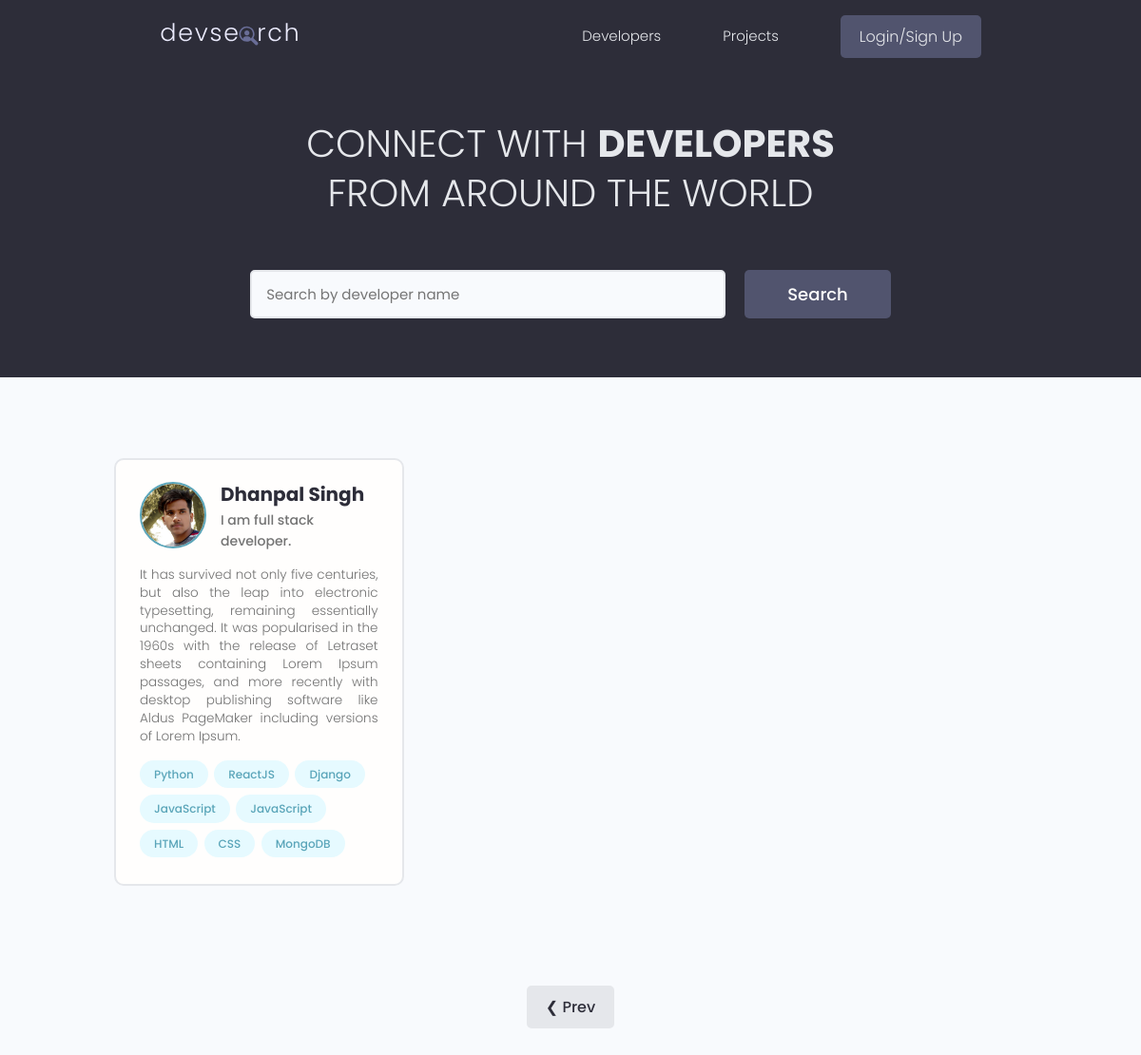
Before: /users/?page=3 with the older database file.
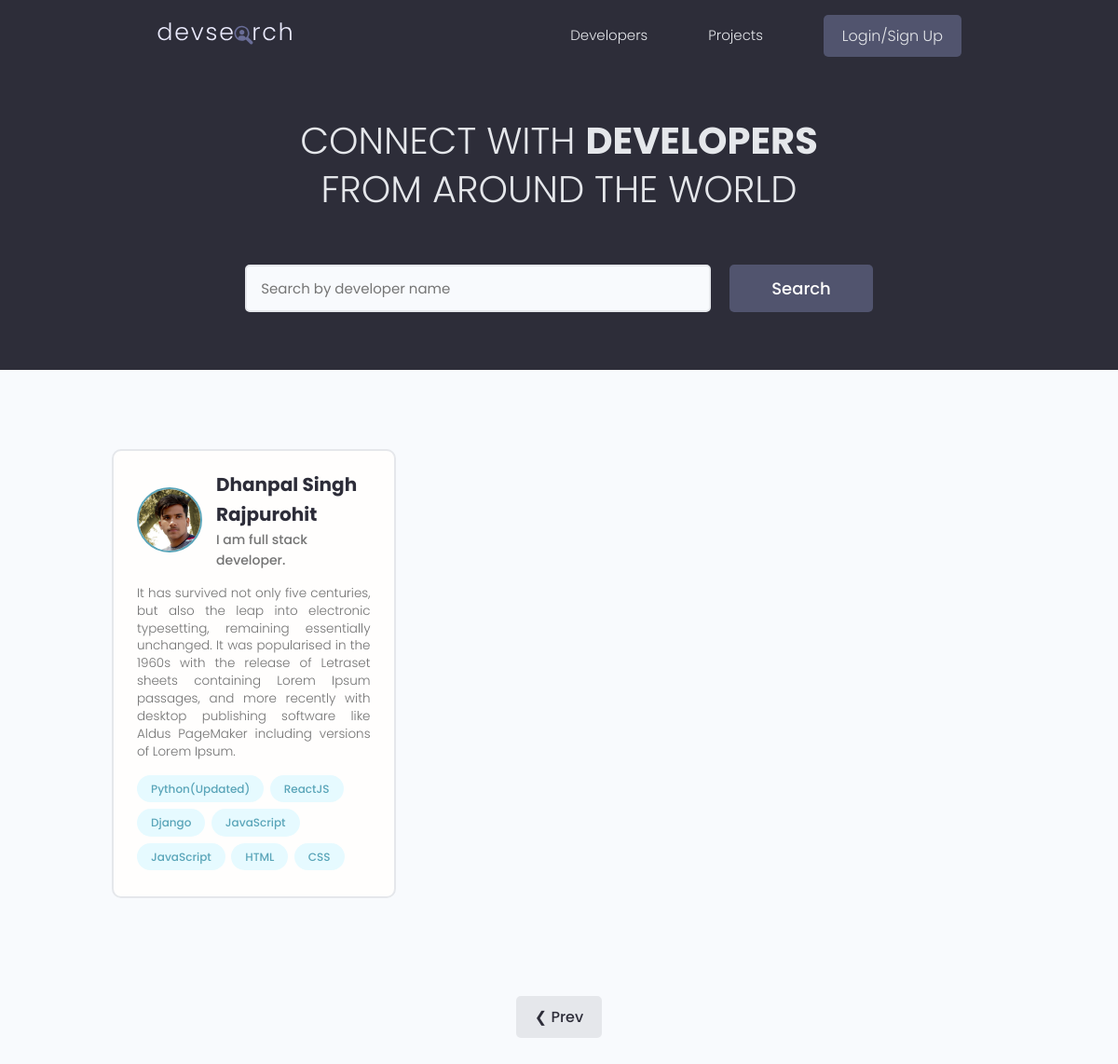
After: the same page with the newer database file.
### users/models.py (models this page shows, shortened)
class Profile(models.Model):
    user = models.OneToOneField(User, on_delete=models.CASCADE, null=True, blank=True)
    name = models.CharField(max_length=200, blank=True, null=True)
    email = models.EmailField(max_length=500, blank=True, null=True)
    username = models.CharField(max_length=200, blank=True, null=True)
    location = models.CharField(max_length=200, blank=True, null=True)
    short_intro = models.CharField(max_length=200, blank=True, null=True)
    bio = models.TextField(blank=True,null=True)
    profile_image = models.ImageField(null=True,blank=True,upload_to='profiles/',default='profiles/user-default.png')
    social_github = models.CharField(max_length=200, blank=True, null=True)
    social_stackoverflow = models.CharField(max_length=200, blank=True, null=True)
    social_twitter = models.CharField(max_length=200, blank=True, null=True)
    social_linkedln = models.CharField(max_length=200, blank=True, null=True)
    social_youtube = models.CharField(max_length=200, blank=True, null=True)
    social_website = models.CharField(max_length=200, blank=True, null=True)
    created = models.DateTimeField(auto_now_add=True)
    id = models.UUIDField(default=uuid.uuid4, unique=True, primary_key=True,editable=False)
    def __str__(self):
        return str(self.name)

class Skill(models.Model):
    owner = models.ForeignKey(Profile, on_delete=models.CASCADE, null=True)
    name = models.CharField(max_length=200, blank=True, null=True)
    description = models.TextField(null=True, blank=True)
    created = models.DateTimeField(auto_now_add=True)
    id = models.UUIDField(default=uuid.uuid4, unique=True, primary_key=True, editable=False)

### users/views.py (the view)
# urls.py: path('', views.profiles, name='profiles'),
def profiles(request):
    profiles, search_query = searchProfiles(request)
    print(profiles)
    custom_range, profiles = paginateProject(request,profiles,1)
    context = {'profiles': profiles,'search_query': search_query, custom_range: 'custom_range'}
    return render(request,'users/profiles.html',context)

### users/utils.py (called while the page is built)
def paginateProject(request, profiles, results):
    page = request.GET.get('page')
    paginator = Paginator(profiles, results)
    try:
        profiles = paginator.page(page)
    except PageNotAnInteger:
        page = 1
        profiles = paginator.page(page)
    except EmptyPage:
        page = paginator.num_pages
        profiles = paginator.page(page)
    leftIndex = (int(page) - 4)
    if leftIndex < 1:
        leftIndex = 1
    rightIndex = (int(page) + 5)
    if rightIndex > paginator.num_pages:
        rightIndex = paginator.num_pages + 1
    custom_range = range(leftIndex, rightIndex)
    return custom_range,profiles

def searchProfiles(request):
    search_query = ""
    if request.GET.get('search_query'):
        search_query = request.GET.get('search_query')
    skills = Skill.objects.filter(name__iexact=search_query)
    profiles = Profile.objects.distinct().filter(
        Q(name__icontains=search_query) |
        Q(short_intro__icontains=search_query) |
        Q(skill__in=skills)
    )
    return profiles,search_query

### users/templates/users/profiles.html (shortened to what this page needs)
{% extends 'main.html' %}
{% block content %}
<main class="home">
    <section class="hero-section text-center">
      <div class="container container--narrow">
        <div class="hero-section__box">
          <h2>CONNECT WITH <span>DEVELOPERS</span></h2>
          <h2>FROM AROUND THE WORLD</h2>
        </div>
        <div class="hero-section__search">
          <form class="form" action="#" method="get">
            <div class="form__field">
              <input class="input input--text" id="formInput#search" type="text" name="search_query"
                 placeholder="Search by developer name" />
            </div>
            <input class="btn btn--sub btn--lg" type="submit" value="Search" />
          </form>
        </div>
      </div>
    </section>
    <section class="devlist">
      <div class="container">
        <div class="grid grid--three">
          {% for profile in profiles %}
          <div class="column card">
            <div class="dev">
              <a href="{% url 'user-profile' profile.id %}" class="card__body">
                <div class="dev__profile">
                  <img class="avatar avatar--md" src="{{profile.profile_image.url}}" alt="image" />
                  <div class="dev__meta">
                    <h3>{{profile.name}}</h3>
                    <h5>{{profile.short_intro}}</h5>
                  </div>
                </div>
                <p class="dev__info">
                  {{profile.bio}}
                </p>
                <div class="dev__skills">
                  {% for skill in profile.skill_set.all %}
                  <span class="tag tag--pill tag--main">
                    <small>{{skill.name}}</small>
                  </span>
                  {% endfor %}
                </div>
              </a>
            </div>
          </div>
          {% endfor %}
        </div>
      </div>
    </section>
      {% include 'pagination.html' with  queryset=profiles custom_range=custom_range %}
  </main>
{% endblock content %}

Changed rows visible on the page:
removed Skill: name "MongoDB"
changed Profile "I am full stack developer.": name "Dhanpal Singh" → "Dhanpal Singh Rajpurohit"
changed Skill: name "Python" → "Python(Updated)"
